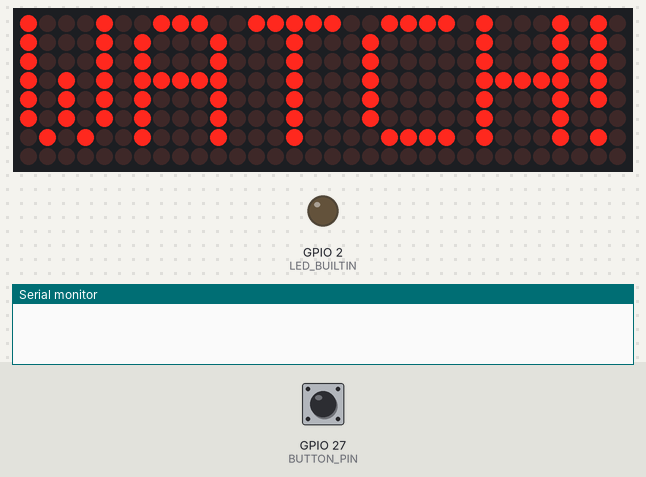
This program was run on a simulated ESP32. Shown: 32×8 LED matrix, output pins drawn as LEDs (lit = HIGH), the last lines printed to the serial monitor. The test bench sets the inputs (shaded band); at power-on: GPIO 27 (BUTTON_PIN) HIGH. WiFi joins after 1.5 s; servers stay silent unless stated; the local clock reads 2024-03-15 10:24:30 at power-on unless the program sets it; random numbers use the default seed unless the program sets one; EEPROM starts erased. At 17.2 s the program restarts the board; the recording ends there.

Above: at 1.7 s.
At 9.9 s:
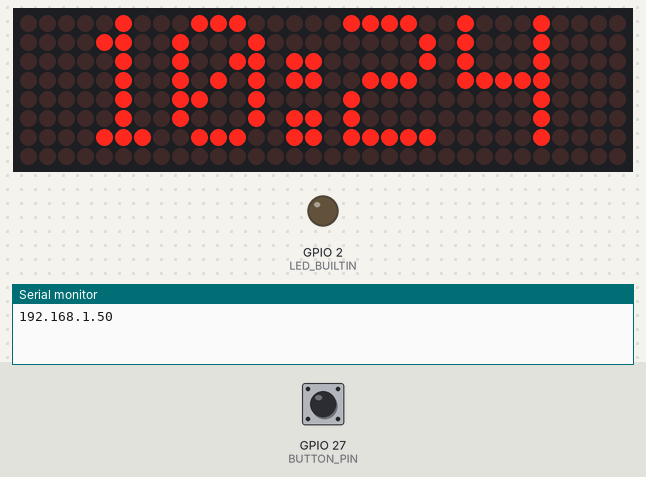
At 10.8 s:
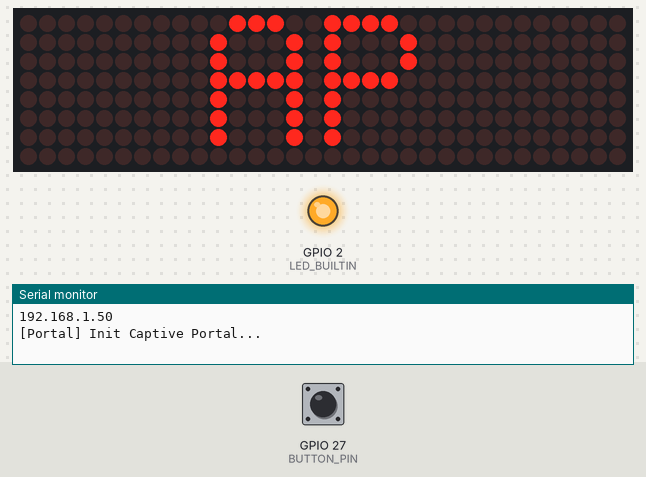
At 15.3 s:
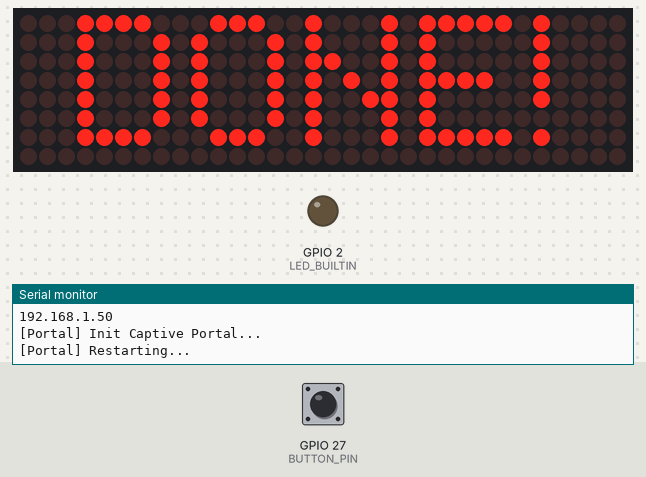
Timing chart, 0 to 16.8 s (numbered marks = the images above):
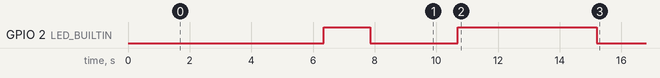

The program:

main.cpp
```cpp
#include <Arduino.h>
#include <MD_Parola.h>
#include <MD_MAX72xx.h>
#include <SPI.h>
#include "time.h"
#include <WiFiManager.h>
#include "OneButton.h"
#include <Preferences.h>

#define HARDWARE_TYPE MD_MAX72XX::FC16_HW // Uncomment according to your hardware type
#define MAX_DEVICES 4                     // Defining size, and output pins
#define CS_PIN 5
#define BUTTON_PIN A17
#define INTENSITY 10
#define INTERVAL 5000
#define TIMEOUT_AP 120

const char *ntpServer = "pool.ntp.org";
const char *TZ_INFO = "EST5EDT,M3.2.0,M11.1.0";

String apName = "That Watch 😱🔥";
String apPassword = "what_watch!";

bool isNTPConnected;
unsigned int intensity;

WiFiManager wm;
MD_Parola Display = MD_Parola(HARDWARE_TYPE, CS_PIN, MAX_DEVICES);
OneButton button(BUTTON_PIN, false);
Preferences preferences;

void showTime()
{
  static unsigned long currentMillis;
  if (millis() - currentMillis > INTERVAL)
  {
    struct tm timeinfo;
    if (getLocalTime(&timeinfo))
    {
      String hour;
      hour += String(timeinfo.tm_hour);
      hour += ":";
      hour += String(timeinfo.tm_min);

      Display.setTextAlignment(PA_CENTER);
      Display.displayClear();
      Display.print(hour.c_str());

      if (!isNTPConnected)
      {
        isNTPConnected = true;
        wm.disconnect();
        wm.~WiFiManager();
        WiFi.mode(WIFI_OFF);
      }
    }
    currentMillis = millis();
  }
}

void initBlockingPortal()
{
  digitalWrite(LED_BUILTIN, HIGH);
  Serial.println("[Portal] Init Captive Portal...");
  Display.displayClear();
  Display.setTextAlignment(PA_CENTER);
  Display.print("AP");
  delay(1000);

  WiFi.mode(WIFI_STA);
  WiFiManager _wm;
  delay(1000);

  _wm.setConfigPortalTimeout(TIMEOUT_AP);

  if (_wm.startConfigPortal(apName.c_str(), apPassword.c_str()))
    Display.print("DONE!");
  else
    Display.print("FAILD");

  delay(1000);
  Serial.println("[Portal] Restarting...");
  digitalWrite(LED_BUILTIN, LOW);
  delay(2000);
  ESP.restart();
  delay(5000);
}

void setIntensity()
{
  intensity = (intensity + 1) % 16;
  Display.setIntensity(intensity);
  Display.print(intensity);
  preferences.putInt("intensity", intensity);
  delay(50);
}

void setup()
{
  Serial.begin(115200);
  delay(500);

  pinMode(LED_BUILTIN, OUTPUT);
  digitalWrite(LED_BUILTIN, LOW);

  button.attachClick(setIntensity);
  button.attachLongPressStart(initBlockingPortal);

  preferences.begin("watch", false);
  intensity = preferences.getInt("intensity", INTENSITY);
  delay(100);

  Display.begin();
  Display.setIntensity(intensity);
  Display.displayClear();
  Display.setTextAlignment(PA_CENTER);

  Display.print("THAT");
  delay(1000);
  Display.print("WATCH!");
  delay(2000);
  Display.print(":v");
  delay(500);

  static String dots;
  for (size_t i = 0; i < 10; i++)
  {
    dots += ".";
    Display.print(dots);
    delay(random(100, 500));
  }
  Display.print("AP");
  digitalWrite(LED_BUILTIN, HIGH);
  if (!wm.autoConnect(apName.c_str(), apPassword.c_str()))
  {
    Display.print("FAILD");
    delay(5000);
    ESP.restart();
  }
  digitalWrite(LED_BUILTIN, LOW);

  Display.print("DONE!");
  delay(1000);
  Serial.println(WiFi.localIP());

  isNTPConnected = false;
  configTzTime(TZ_INFO,
               "time.nist.gov",
               "0.pool.ntp.org",
               "1.pool.ntp.org");
  delay(1000);
}

void loop()
{
  showTime();
  button.tick();
}
```

Measured:
- by itself, GPIO 2 (LED_BUILTIN): HIGH → LOW at 7.8 s, → HIGH 2.9 s later, → LOW 4.5 s later
- what the display in image 0 shows lasts 2.0 s, from 1.6 s to 3.6 s
- what the display in image 1 shows lasts 0.8 s, from 9.9 s to 10.7 s
- what the display in image 2 shows lasts 3.5 s, from 10.7 s to 14.2 s
